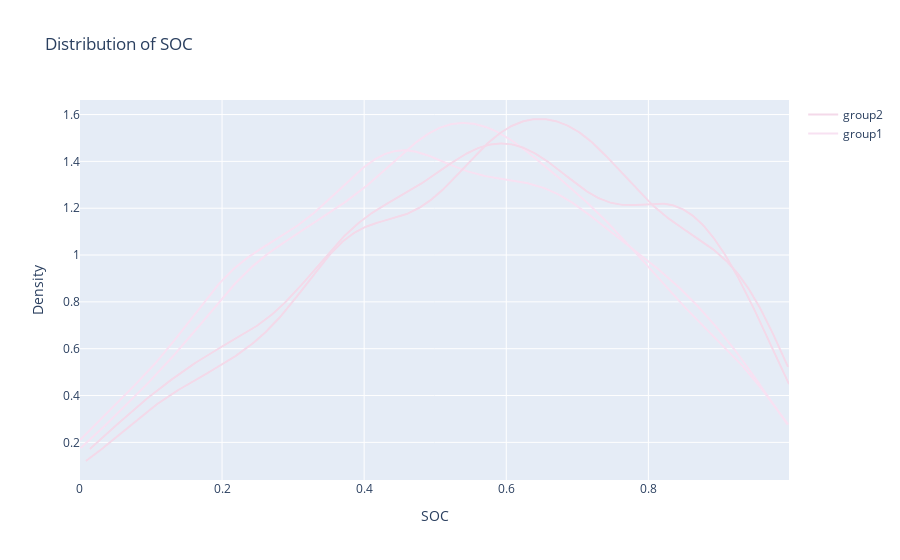

Source (notebook cell):
### Code cell
import plotly.figure_factory as ff

hist_data = [soc_samples_group1_1, soc_samples_group1_2, soc_samples_group2_1, soc_samples_group2_2]
group_labels = ['group1', 'group1', 'group2', 'group2']
colors = ["#A56CC1", "#C5B0D5", "#D8B5D5", "#E7C8D8", "#F4D9E9", "#F8E1F2"]
metric = 'SOC'
color_map = {label: colors.pop() for label in set(group_labels)}
colors_mod = [color_map[label] for label in group_labels]

fig = ff.create_distplot(hist_data, group_labels, colors=colors_mod, show_hist=False, show_rug=False)
fig.update_layout(
    title_text=f"Distribution of {metric}",
    xaxis_title_text=f"{metric}",
    yaxis_title_text="Density",
)
names = set()
fig.for_each_trace(
    lambda trace:
        trace.update(showlegend=False)
        if (trace.name in names) else names.add(trace.name))
fig.show()

### Figure 1 — Plotly figure (JSON) as saved in the notebook; plotly's stock layout.template omitted (floating-point values rounded to 4 significant figures; data arrays with more than 128 entries replaced by an {"elided": "..."} marker saying what was removed)
{"data": [{"legendgroup": "group1", "marker": {"color": "#F8E1F2"}, "mode": "lines", "name": "group1", "showlegend": true, "type": "scatter", "x": {"elided": "500 float values"}, "xaxis": "x", "y": {"elided": "500 float values"}, "yaxis": "y"}, {"legendgroup": "group1", "marker": {"color": "#F8E1F2"}, "mode": "lines", "name": "group1", "showlegend": false, "type": "scatter", "x": {"elided": "500 float values"}, "xaxis": "x", "y": {"elided": "500 float values"}, "yaxis": "y"}, {"legendgroup": "group2", "marker": {"color": "#F4D9E9"}, "mode": "lines", "name": "group2", "showlegend": true, "type": "scatter", "x": {"elided": "500 float values"}, "xaxis": "x", "y": {"elided": "500 float values"}, "yaxis": "y"}, {"legendgroup": "group2", "marker": {"color": "#F4D9E9"}, "mode": "lines", "name": "group2", "showlegend": false, "type": "scatter", "x": {"elided": "500 float values"}, "xaxis": "x", "y": {"elided": "500 float values"}, "yaxis": "y"}], "layout": {"barmode": "overlay", "hovermode": "closest", "legend": {"traceorder": "reversed"}, "title": {"text": "Distribution of SOC"}, "xaxis": {"anchor": "y2", "domain": [0, 1], "title": {"text": "SOC"}, "zeroline": false}, "yaxis": {"anchor": "free", "domain": [0, 1], "position": 0, "title": {"text": "Density"}}}}
